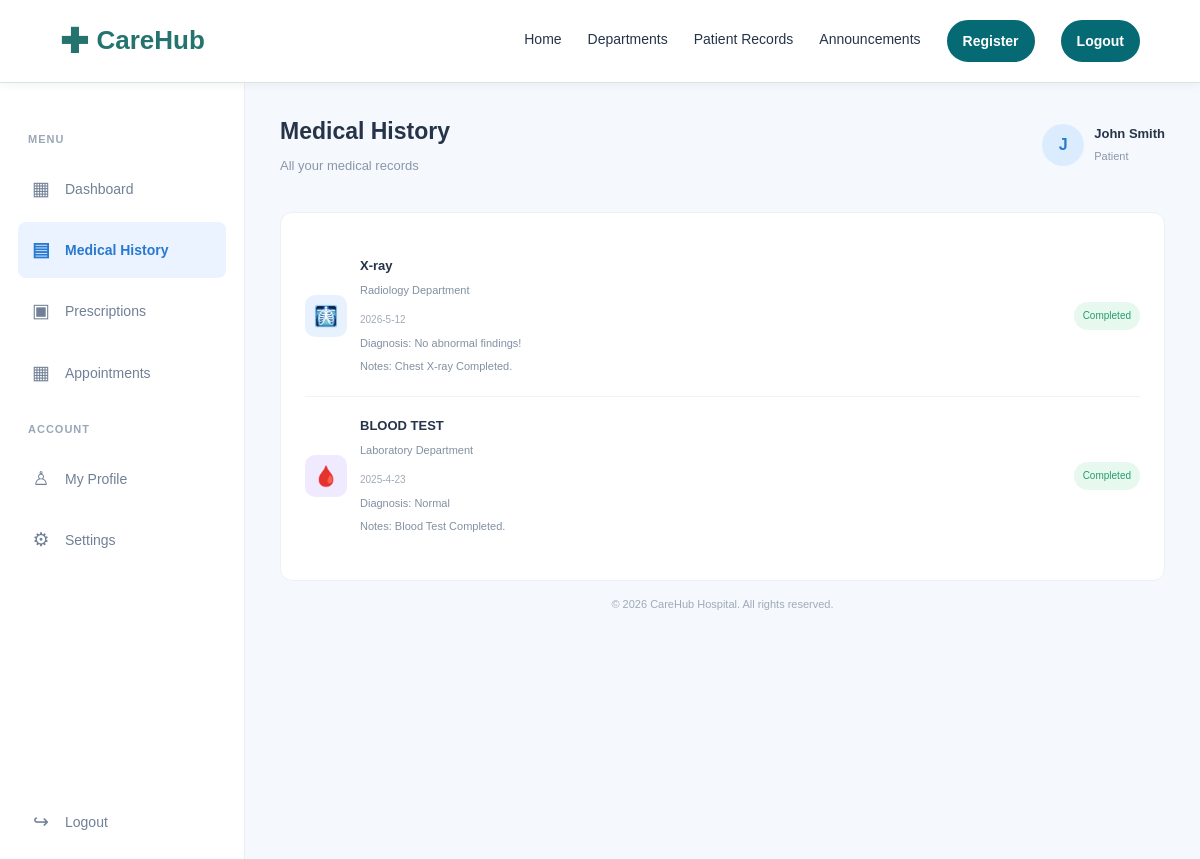
/patient/history (signed in), run on the app's committed database.
### tables this page shows
CREATE TABLE patient (
patient_id INTEGER PRIMARY KEY AUTOINCREMENT,
name TEXT NOT NULL,
dob TEXT,
gender TEXT,
blood_type TEXT
, registered_email TEXT);

CREATE TABLE medical_record (
record_id INTEGER PRIMARY KEY AUTOINCREMENT,
patient_id INTEGER NOT NULL,
test_name TEXT NOT NULL,
department TEXT,
record_date TEXT,
diagnosis TEXT,
notes TEXT,
FOREIGN KEY (patient_id)
REFERENCES patient(patient_id)
);

### app/patient/routes.py (the view)
@patient_bp.route("/history")
@login_required
def history():
    db = get_db()
    pid = session["patient_id"]
    patient = db.execute(
        "SELECT * FROM patient WHERE patient_id = ?", (pid,)
    ).fetchone()
    records = db.execute(
        """
        SELECT test_name, department, record_date, diagnosis, notes
        FROM medical_record
        WHERE patient_id = ?
        ORDER BY record_date DESC
        """,
        (pid,),
    ).fetchall()
    return render_template(
        "patient/medical_record.html",
        patient=patient,
        records=records,
    )

### app/__init__.py (called while the page is built)
def create_app(config_class=DevelopmentConfig):
    app = Flask(__name__)
    app.config.from_object(config_class)
    db.init_app(app)
    from .main.routes import main_bp
    from .auth.routes import auth_bp
    from .patient.routes import patient_bp
    app.register_blueprint(main_bp)
    app.register_blueprint(auth_bp)
    app.register_blueprint(patient_bp)
    @app.after_request
    def add_no_cache_headers(response):
        response.headers["Cache-Control"] = "no-store, no-cache, must-revalidate, max-age=0"
        response.headers["Pragma"] = "no-cache"
        return response
    return app

### app/auth/utils.py (called while the page is built)
def login_required(view):
    @wraps(view)
    def wrapped(*args, **kwargs):
        if "user_id" not in session:
            flash("Please log in first.", "error")
            return redirect(url_for("auth.login"))
        return view(*args, **kwargs)
    return wrapped

### app/db.py (called while the page is built)
def get_db():
    if "db" not in g:
        g.db = sqlite3.connect(current_app.config["DATABASE"])
        g.db.execute("PRAGMA foreign_keys = ON")
        g.db.row_factory = sqlite3.Row
    return g.db

### app/templates/patient/medical_record.html (shortened to what this page needs)
<!DOCTYPE html>
<html lang="en">
<head>
    <link rel="stylesheet" href="{{ url_for('static', filename='css/common.css')}}">
    <link rel="stylesheet"
          href="{{ url_for('static', filename='css/patient_dashboard.css')}}">
</head>
<body>
    <header class="site-header">
            <div class="container header-inner">
                <div class="brand-dropdown">
                    <a class="brand" href="{{ url_for('main.home') }}">
                        <span class="brand-mark" aria-hidden="true">✚</span>
                        CareHub
                    </a>
                </div>
                <nav class="nav" id="primary-nav" aria-label="Main navigation">
                    <a href="{{ url_for('main.home') }}" data-i18n="nav_dept" class="departments_hidden">Home</a>
                    <a href="{{ url_for('main.departments') }}" data-i18n="nav_dept" class="departments_hidden">Departments</a>
                    <a href="{{ url_for('patient.dashboard') }}" data-i18n="nav_records" class="record_hidden">Patient Records</a>
                    <a href="{{ url_for('main.announcements') }}" data-i18n="nav_news" class="annoucements_hidden">Announcements</a>
                    <button class="register-box">
                        <a href="register.html" style="text-decoration: none;">Register</a>
                    </button>
                    <button class="signIn-box">
                        <a href="{{ url_for('auth.logout')}}" style="text-decoration: none;">Logout</a>
                    </button>
                </nav>
            </div>
    </header>
<div class="dashboard-container">
    <aside class="sidebar">
        <div class="sidebar-menu">
            <p class="menu-title">MENU</p>
            <a href="{{ url_for('patient.dashboard') }}" class="menu-item {% if request.endpoint == 'patient.dashboard' %}active{% endif %}">
                <span>▦</span> Dashboard
            </a>
            <a href="{{ url_for('patient.history') }}" class="menu-item {% if request.endpoint == 'patient.history' %}active{% endif %}">
                <span>▤</span> Medical History
            </a>
            <a href="{{ url_for('patient.prescriptions')}}" class="menu-item">
                <span>▣</span> Prescriptions
            </a>
            <a href="{{ url_for('patient.appointments')}}" class="menu-item">
                <span>▦</span> Appointments
            </a>
            <p class="menu-title">ACCOUNT</p>
            <a href="#" class="menu-item">
                <span>♙</span> My Profile
            </a>
            <a href="#" class="menu-item">
                <span>⚙</span> Settings
            </a>
        </div>
        <div class="sidebar-bottom">
            <a href="{{ url_for('auth.logout')}}" class="menu-item logout">
                <span>↪</span> Logout
            </a>
        </div>
    </aside>
    <main class="main-content">
      <header class="topbar">
          <div>
              <h2>Medical History</h2>
              <p>All your medical records</p>
          </div>
          <div class="topbar-right">
              <div class="profile">
                  <div class="profile-avatar">{{ patient["name"][0] }}</div>
                  <div class="profile-info">
                      <strong>{{ patient["name"] }}</strong>
                      <small>Patient</small>
                  </div>
              </div>
          </div>
      </header>
      <section class="content-card history-card">
          <div class="history-list">
              {% for r in records %}
              <div class="history-item">
                  <div class="history-icon {{ loop.cycle('blue', 'purple', 'orange') }}">
                      {% if r["department"] == "Laboratory" %}🩸
                      {% elif r["department"] == "Radiology" %}🩻
                      {% else %}✚
                      {% endif %}
                  </div>
                  <div class="history-details">
                      <strong>{{ r["test_name"] }}</strong>
                      <p>{{ r["department"] or "General" }} Department</p>
                      <small>{{ r["record_date"] or "-" }}</small>
                      <p>Diagnosis: {{ r["diagnosis"] or "-" }}</p>
                      <p>Notes: {{ r["notes"] or "-" }}</p>
                  </div>
                  <span class="status completed">Completed</span>
              </div>
              {% else %}
              <p>No medical records yet.</p>
              {% endfor %}
          </div>
      </section>
      <footer>© 2026 CareHub Hospital. All rights reserved.</footer>
    </main>
</div>
</body>
</html>

### app/static/css/common.css (style rules this page uses)
:root { --teal: #24736e; --dark: #193e3b; --mint: #eef8f5; --line: #d6e5e2; --text: #183034; --muted: #52676c; --white: #fff; }
*, *::before, *::after { box-sizing: border-box; }
body { margin: 0; min-height: 100vh; display: flex; flex-direction: column; font-family: Arial, sans-serif; font-size: 16px; line-height: 1.6; color: var(--text); background-color: #fafdfc; isolation: isolate; }
a { color: inherit; }
button { font: inherit; }
.container { width: 90%; max-width: 1120px; margin: 0 auto; }
.site-header { position: sticky; top: 0; z-index: 9999; flex-shrink: 0; background-color: var(--white); border-bottom: 1px solid var(--line); box-shadow: 0 2px 10px rgba(0, 0, 0, 0.05); }
.header-inner { min-height: 82px; display: flex; align-items: center; justify-content: space-between; gap: 24px; }
.brand { display: inline-flex; align-items: center; gap: 8px; color: var(--teal); font-size: 26px; font-weight: 700; text-decoration: none; white-space: nowrap; }
.brand-mark { font-size: 34px; line-height: 1; }
.nav { display: flex; align-items: center; gap: 26px; }
.nav a { padding: 24px 0; border-bottom: 3px solid transparent; font-size: 14px; text-decoration: none; }
main { flex: 1; padding-top: 40px; padding-bottom: 40px; }
.brand-dropdown { position: relative; display: inline-block; cursor: pointer; }
.register-box, .signIn-box { padding: 5px; border: 3px solid #066a75; border-radius: 30px; background-color: #066a75; color: var(--white); font-size: 15px; font-weight: 600; cursor: pointer; }
.nav .register-box a, .nav .signIn-box a { display: block; padding: 2px 8px; border: 0; color: inherit; text-decoration: none; }

### data on the page
patient: name "J", name "John Smith"
medical_record: test_name "X-ray", department "Radiology", record_date "2026-5-12", diagnosis "No abnormal findings!", notes "Chest X-ray Completed."
medical_record: test_name "BLOOD TEST", department "Laboratory", record_date "2025-4-23", diagnosis "Normal", notes "Blood Test Completed."
